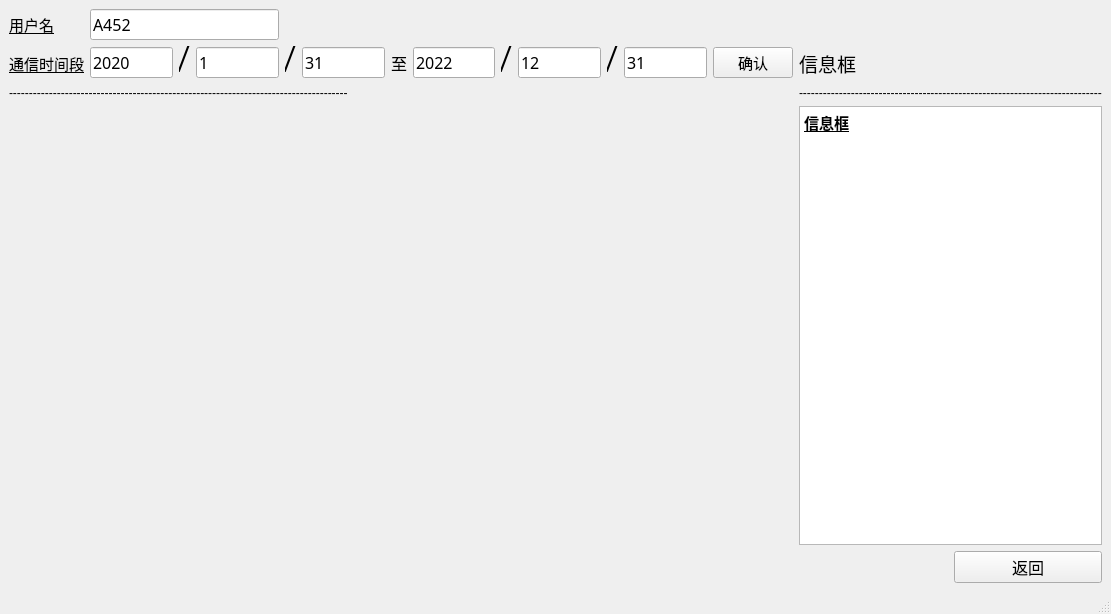
<?xml version="1.0" encoding="UTF-8"?>
<ui version="4.0">
 <class>User_i</class>
 <widget class="QMainWindow" name="User_i">
  <property name="geometry">
   <rect>
    <x>0</x>
    <y>0</y>
    <width>1111</width>
    <height>614</height>
   </rect>
  </property>
  <property name="windowTitle">
   <string>MainWindow</string>
  </property>
  <widget class="QWidget" name="centralwidget">
   <layout class="QGridLayout" name="gridLayout">
    <item row="0" column="0">
     <widget class="QLabel" name="label_2">
      <property name="font">
       <font>
        <family>Arial Rounded MT Bold</family>
        <pointsize>11</pointsize>
        <underline>true</underline>
       </font>
      </property>
      <property name="cursor">
       <cursorShape>CrossCursor</cursorShape>
      </property>
      <property name="text">
       <string>用户名</string>
      </property>
     </widget>
    </item>
    <item row="0" column="1" colspan="3">
     <widget class="QLineEdit" name="lineEdit1">
      <property name="font">
       <font>
        <family>Arial Rounded MT Bold</family>
        <pointsize>12</pointsize>
       </font>
      </property>
      <property name="text">
       <string>A452</string>
      </property>
     </widget>
    </item>
    <item row="1" column="0">
     <widget class="QLabel" name="label_6">
      <property name="font">
       <font>
        <family>Arial Rounded MT Bold</family>
        <pointsize>11</pointsize>
        <underline>true</underline>
       </font>
      </property>
      <property name="cursor">
       <cursorShape>CrossCursor</cursorShape>
      </property>
      <property name="text">
       <string>通信时间段</string>
      </property>
     </widget>
    </item>
    <item row="1" column="1">
     <widget class="QLineEdit" name="lineEdit2">
      <property name="font">
       <font>
        <family>Arial Rounded MT Bold</family>
        <pointsize>12</pointsize>
       </font>
      </property>
      <property name="text">
       <string>2020</string>
      </property>
     </widget>
    </item>
    <item row="1" column="2">
     <widget class="QLabel" name="label_11">
      <property name="font">
       <font>
        <family>Arial Narrow</family>
        <pointsize>26</pointsize>
        <italic>true</italic>
       </font>
      </property>
      <property name="text">
       <string>/</string>
      </property>
     </widget>
    </item>
    <item row="1" column="3">
     <widget class="QLineEdit" name="lineEdit3">
      <property name="font">
       <font>
        <family>Arial Rounded MT Bold</family>
        <pointsize>12</pointsize>
       </font>
      </property>
      <property name="text">
       <string>1</string>
      </property>
     </widget>
    </item>
    <item row="1" column="4">
     <widget class="QLabel" name="label_10">
      <property name="font">
       <font>
        <family>Arial Narrow</family>
        <pointsize>26</pointsize>
        <italic>true</italic>
       </font>
      </property>
      <property name="text">
       <string>/</string>
      </property>
     </widget>
    </item>
    <item row="1" column="5">
     <widget class="QLineEdit" name="lineEdit4">
      <property name="font">
       <font>
        <family>Arial Rounded MT Bold</family>
        <pointsize>12</pointsize>
       </font>
      </property>
      <property name="text">
       <string>31</string>
      </property>
     </widget>
    </item>
    <item row="1" column="6">
     <widget class="QLabel" name="label_13">
      <property name="font">
       <font>
        <family>Agency FB</family>
        <pointsize>12</pointsize>
       </font>
      </property>
      <property name="text">
       <string>至</string>
      </property>
     </widget>
    </item>
    <item row="1" column="7">
     <widget class="QLineEdit" name="lineEdit5">
      <property name="font">
       <font>
        <family>Arial Rounded MT Bold</family>
        <pointsize>12</pointsize>
       </font>
      </property>
      <property name="text">
       <string>2022</string>
      </property>
     </widget>
    </item>
    <item row="1" column="8">
     <widget class="QLabel" name="label_15">
      <property name="font">
       <font>
        <family>Arial Narrow</family>
        <pointsize>26</pointsize>
        <italic>true</italic>
       </font>
      </property>
      <property name="text">
       <string>/</string>
      </property>
     </widget>
    </item>
    <item row="1" column="9">
     <widget class="QLineEdit" name="lineEdit6">
      <property name="font">
       <font>
        <family>Arial Rounded MT Bold</family>
        <pointsize>12</pointsize>
       </font>
      </property>
      <property name="text">
       <string>12</string>
      </property>
     </widget>
    </item>
    <item row="1" column="10">
     <widget class="QLabel" name="label_14">
      <property name="font">
       <font>
        <family>Arial Narrow</family>
        <pointsize>26</pointsize>
        <italic>true</italic>
       </font>
      </property>
      <property name="text">
       <string>/</string>
      </property>
     </widget>
    </item>
    <item row="1" column="11">
     <widget class="QLineEdit" name="lineEdit7">
      <property name="font">
       <font>
        <family>Arial Rounded MT Bold</family>
        <pointsize>12</pointsize>
       </font>
      </property>
      <property name="text">
       <string>31</string>
      </property>
     </widget>
    </item>
    <item row="1" column="12">
     <widget class="QPushButton" name="pbt1">
      <property name="font">
       <font>
        <family>Algerian</family>
        <pointsize>11</pointsize>
       </font>
      </property>
      <property name="text">
       <string>确认</string>
      </property>
     </widget>
    </item>
    <item row="1" column="13">
     <widget class="QLabel" name="label_5">
      <property name="font">
       <font>
        <family>Arial Rounded MT Bold</family>
        <pointsize>14</pointsize>
       </font>
      </property>
      <property name="text">
       <string>信息框</string>
      </property>
     </widget>
    </item>
    <item row="2" column="0" colspan="13">
     <widget class="QLabel" name="label_3">
      <property name="text">
       <string>-------------------------------------------------------------------------------------</string>
      </property>
     </widget>
    </item>
    <item row="2" column="13" colspan="2">
     <widget class="QLabel" name="label_12">
      <property name="text">
       <string>----------------------------------------------------------------------------</string>
      </property>
     </widget>
    </item>
    <item row="3" column="0" colspan="13">
     <layout class="QVBoxLayout" name="verticalLayout"/>
    </item>
    <item row="3" column="13" colspan="2">
     <widget class="QTextBrowser" name="textBrowser">
      <property name="font">
       <font>
        <family>Arial Rounded MT Bold</family>
        <pointsize>11</pointsize>
       </font>
      </property>
      <property name="html">
       <string>&lt;!DOCTYPE HTML PUBLIC &quot;-//W3C//DTD HTML 4.0//EN&quot; &quot;http://www.w3.org/TR/REC-html40/strict.dtd&quot;&gt;
&lt;html&gt;&lt;head&gt;&lt;meta name=&quot;qrichtext&quot; content=&quot;1&quot; /&gt;&lt;style type=&quot;text/css&quot;&gt;
p, li { white-space: pre-wrap; }
&lt;/style&gt;&lt;/head&gt;&lt;body style=&quot; font-family:'Arial Rounded MT Bold'; font-size:11pt; font-weight:400; font-style:normal;&quot;&gt;
&lt;p style=&quot; margin-top:0px; margin-bottom:0px; margin-left:0px; margin-right:0px; -qt-block-indent:0; text-indent:0px;&quot;&gt;&lt;span style=&quot; font-weight:600; text-decoration: underline;&quot;&gt;信息框&lt;/span&gt;&lt;/p&gt;&lt;/body&gt;&lt;/html&gt;</string>
      </property>
     </widget>
    </item>
    <item row="4" column="14">
     <widget class="QPushButton" name="pbt2">
      <property name="font">
       <font>
        <family>Arial Rounded MT Bold</family>
        <pointsize>12</pointsize>
       </font>
      </property>
      <property name="text">
       <string>返回</string>
      </property>
     </widget>
    </item>
   </layout>
  </widget>
  <widget class="QMenuBar" name="menubar">
   <property name="geometry">
    <rect>
     <x>0</x>
     <y>0</y>
     <width>1111</width>
     <height>26</height>
    </rect>
   </property>
  </widget>
  <widget class="QStatusBar" name="statusbar"/>
 </widget>
 <resources/>
 <connections/>
</ui>
